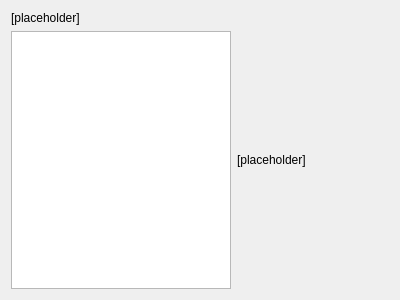
<?xml version="1.0" encoding="UTF-8"?>
<ui version="4.0">
 <class>pgKwUnits</class>
 <widget class="QWidget" name="pgKwUnits">
  <property name="geometry">
   <rect>
    <x>0</x>
    <y>0</y>
    <width>400</width>
    <height>300</height>
   </rect>
  </property>
  <property name="sizePolicy">
   <sizepolicy hsizetype="MinimumExpanding" vsizetype="MinimumExpanding">
    <horstretch>0</horstretch>
    <verstretch>0</verstretch>
   </sizepolicy>
  </property>
  <layout class="QVBoxLayout" name="verticalLayout_4">
   <item>
    <widget class="QLabel" name="lblSelectUnit">
     <property name="styleSheet">
      <string notr="true">font: 11pt &quot;Ubuntu&quot;;</string>
     </property>
     <property name="text">
      <string>[placeholder]</string>
     </property>
     <property name="alignment">
      <set>Qt::AlignLeading|Qt::AlignLeft|Qt::AlignTop</set>
     </property>
     <property name="wordWrap">
      <bool>true</bool>
     </property>
    </widget>
   </item>
   <item>
    <layout class="QGridLayout" name="gridLayout_2">
     <item row="0" column="1">
      <widget class="QLabel" name="lblDescribeUnit">
       <property name="sizePolicy">
        <sizepolicy hsizetype="Expanding" vsizetype="MinimumExpanding">
         <horstretch>0</horstretch>
         <verstretch>0</verstretch>
        </sizepolicy>
       </property>
       <property name="styleSheet">
        <string notr="true">font: 11pt &quot;Ubuntu&quot;;</string>
       </property>
       <property name="text">
        <string>[placeholder]</string>
       </property>
       <property name="alignment">
        <set>Qt::AlignLeading|Qt::AlignLeft|Qt::AlignVCenter</set>
       </property>
       <property name="wordWrap">
        <bool>true</bool>
       </property>
       <property name="margin">
        <number>0</number>
       </property>
      </widget>
     </item>
     <item row="0" column="0">
      <widget class="QListWidget" name="lstUnits">
       <property name="sizePolicy">
        <sizepolicy hsizetype="Fixed" vsizetype="Preferred">
         <horstretch>0</horstretch>
         <verstretch>0</verstretch>
        </sizepolicy>
       </property>
       <property name="minimumSize">
        <size>
         <width>220</width>
         <height>0</height>
        </size>
       </property>
       <property name="maximumSize">
        <size>
         <width>220</width>
         <height>16777215</height>
        </size>
       </property>
       <property name="baseSize">
        <size>
         <width>0</width>
         <height>0</height>
        </size>
       </property>
      </widget>
     </item>
    </layout>
   </item>
  </layout>
 </widget>
 <resources/>
 <connections/>
</ui>
